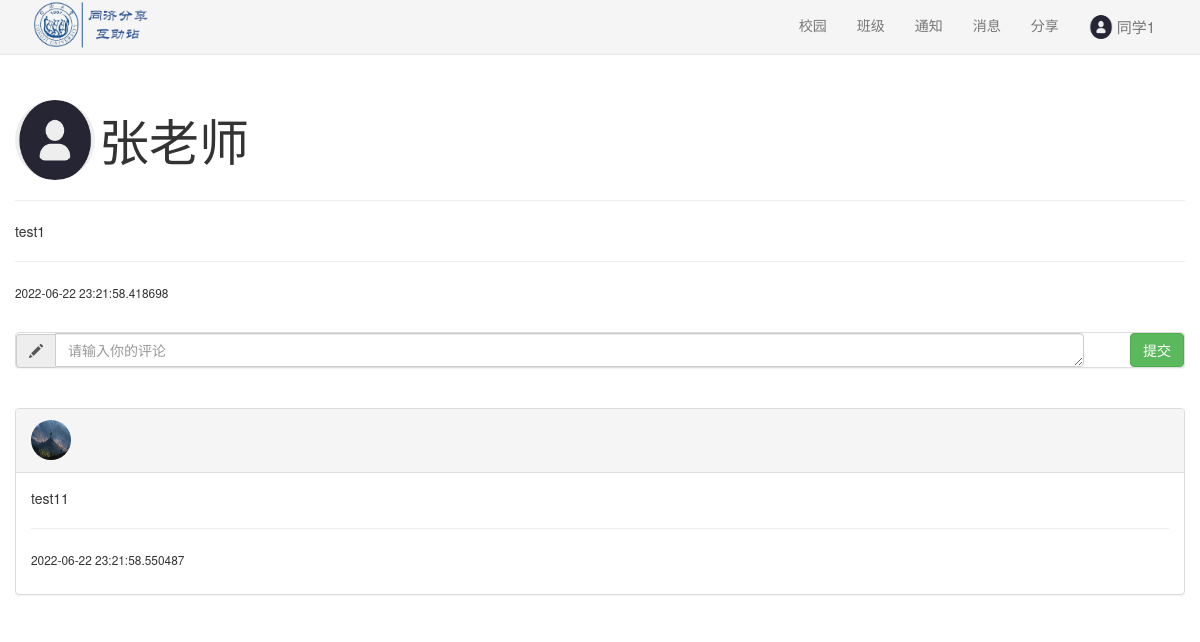
The app's page /post/1 (signed in) with its own data.
### sql.py (models this page shows, shortened)
class User(UserMixin,db.Model):
    id = db.Column(db.Integer, primary_key=True)  # 主键，学号
    name = db.Column(db.String(20))  # 名字
    password=db.Column(db.String(128)) #密码
    intro=db.Column(db.Text)#个人介绍
    auth=db.Column(db.String(20))#权限
    dormitory=db.Column(db.String(20))#宿舍名
    class_id = db.Column(db.Integer, db.ForeignKey('class_room.id'))#对应的班级
    user_post=db.relationship('post',backref='user_post')#发的帖子
    user_post_comments = db.relationship('post_comment', backref='user_post_comments')#发的评论
    user_notice = db.relationship('notice', backref='user_post')  # 发的帖子
    user_chat_room = db.relationship("chatroom", secondary=user_room,backref=db.backref('user_create', lazy="dynamic")) # 用户对应的聊天室

class post(db.Model):#帖子
    id=db.Column(db.Integer, primary_key=True)
    post_content=db.Column(db.Text)#帖子内容
    create_at = db.Column(db.DateTime, default=datetime.datetime.now)
    update_at = db.Column(db.DateTime, default=datetime.datetime.now, onupdate=datetime.datetime.now)
    publish_user_id=db.Column(db.Integer, db.ForeignKey('user.id'))#发的人
    publish_user_name=db.Column(db.String(20))
    picture_number=db.Column(db.Integer)
    post_comments=db.relationship('post_comment',backref='post_comments')#评论
    status=db.Column(db.String(20))#状态,比如删除/隐藏

class post_comment(db.Model):
    id=db.Column(db.Integer, primary_key=True)
    comment_content=db.Column(db.Text)#评论内容
    publish_user_name = db.Column(db.String(20))
    status = db.Column(db.String(20))
    belong_post=db.Column(db.Integer, db.ForeignKey('post.id'))#对应的帖子
    belong_user=db.Column(db.Integer, db.ForeignKey('user.id'))#发的人
    create_at = db.Column(db.DateTime, default=datetime.datetime.now)
    update_at = db.Column(db.DateTime, default=datetime.datetime.now, onupdate=datetime.datetime.now)

### apps/basic.py (the view)
@basicbp.route('/post/<post_id>', methods=['GET', 'POST'])
def viewpost(post_id):
    if (current_user.is_authenticated==False):
        return redirect(url_for("basic.login"))
    if request.method == "POST":
        user_no=current_user.id
        post_content=request.form['comment_content']
        sql.add_post_comment(user_no,post_id,post_content)
    post_content,number,time,comment,user=sql.find_post(post_id)
    return render_template("post.html",
                           post_content=post_content,
                           picture_number=number,
                           time=time,
                           comment=comment,
                           user=user,
                           user_id=current_user.id,
                           user_name=current_user.name,
                           class_id=current_user.class_id)

### sql.py (called while the page is built)
@login_manager.user_loader
def load_user(user_id):  # 创建用户加载回调函数，接受用户 ID 作为参数
    user = User.query.get(int(user_id))  # 用 ID 作为 User 模型的 主键查询对应的用户
    return user

def find_post(post_id):
    p=post.query.get(post_id)
    comment=p.post_comments
    user=User.query.get(p.publish_user_id)
    time=p.update_at
    return p.post_content,p.picture_number,time,comment,user

### apps/templates/post.html (shortened to what this page needs)
<!DOCTYPE html>
<html>
<head>
    <link rel="stylesheet" href="{{ url_for('static', filename='css/bootstrap.min.css') }}">
    <link href="{{ url_for('static', filename='css/minecss.css') }}" rel="stylesheet">
</head>
<body>
{% include "common/header.html" %}
<br><br><br>
<div class="container">
    <div class="row">
            <img class="img-circle" style="width:80px;height:80px;"
                 src="{{url_for('static', filename='images/user/'+user_id|string+'/head.jpg')}}"/>
            <span style="vertical-align:middle;font-size: 50px">{{user.name}}</span>
            <hr>
            <p>
                {{post_content}}
            </p>
            <hr>
            <p><small>{{time}}</small></p>
            <br>
            <div class="panel panel-default">
                <form class="form-horizontal" method="post">
                    <div class="row">
                        <div class="col-md-11">
                            <div class="input-group">
                                <div class="input-group-addon glyphicon glyphicon-pencil"></div>
                                <textarea class="form-control" rows="1" name="comment_content" placeholder="请输入你的评论"
                                          required></textarea>
                            </div>
                        </div>
                        <div class="col-md-1">
                            <input type="submit" value="提交" class="btn btn-success pull-right">
                        </div>
                    </div>
                </form>
            </div>
            <br>
            {% for comment in comment %}
            <div class="panel panel-default">
                <div class="panel-heading">
                    <img class="img-circle" style="width:40px;height:40px;"
                         src="{{url_for('static', filename='images/user/'+comment.belong_user|string+'/head.jpg')}}"/>
                </div>
                <div class="panel-body">
                    <p>{{comment.comment_content}}</p>
                    <hr>
                    <p><small>{{comment.update_at}}</small></p>
                </div>
            </div>
            {% endfor %}
        </div>
</div>
</body>
</html>

### apps/templates/common/header.html
<div>
    <nav class="navbar navbar-default navbar-static navbar-fixed-top" role="navigation" style="background:#F5F5F5">
        <div class="container">
            <div class="navbar-header">
                <img style="height:50px;overflow:hidden;"
                     src="{{ url_for('static', filename='images/img_title.png') }}"/>
            </div>
            <div class="pull-right">
                <ul class="nav navbar-nav">
                    <li><a href={{url_for("basic.main")}}>校园</a></li>
                    <li><a href={{url_for("basic.myclass")}}>班级</a></li>
                    <li><a href={{url_for("basic.mynotice")}}>通知</a></li>
                    <li><a href={{url_for("chat.allchat")}}>消息</a></li>
                    <li><a href={{url_for("basic.submitpost")}}>分享</a></li>
                    <li><a href={{url_for("basic.home",user_id=user_id)}}>
                        <img class="img-circle" style="width:24px;height:24px;"
                             src="{{url_for('static', filename='images/user/'+user_id|string+'/head.jpg')}}">
                        <span style="vertical-align:middle;font-size:15px">{{user_name}}</span>
                    </a></li>
                </ul>
            </div>
        </div>
    </nav>
</div>
<br><br>

### records on screen
User: id (picture), name "同学1"
User: name "张老师"
post: post_content "test1", update_at "2022-06-22 23:21:58.418698"
post_comment: belong_user (picture), comment_content "test11", update_at "2022-06-22 23:21:58.550487"
